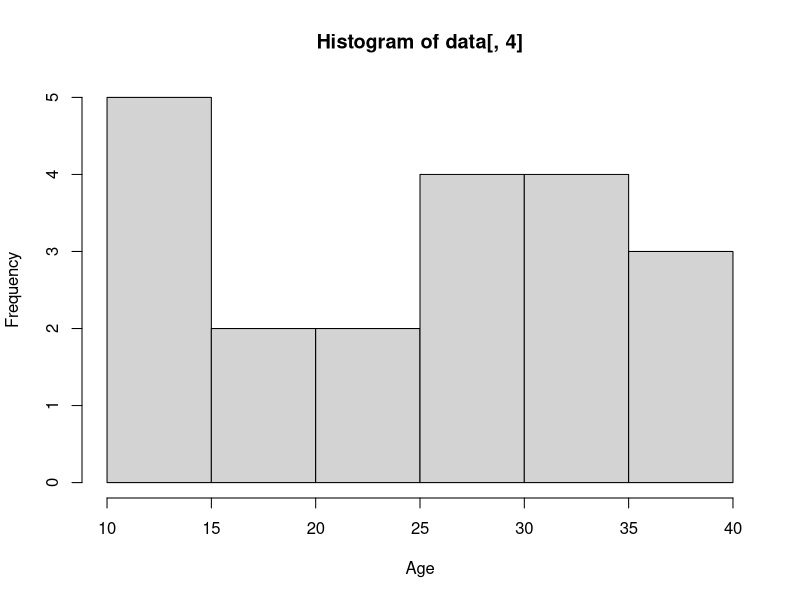
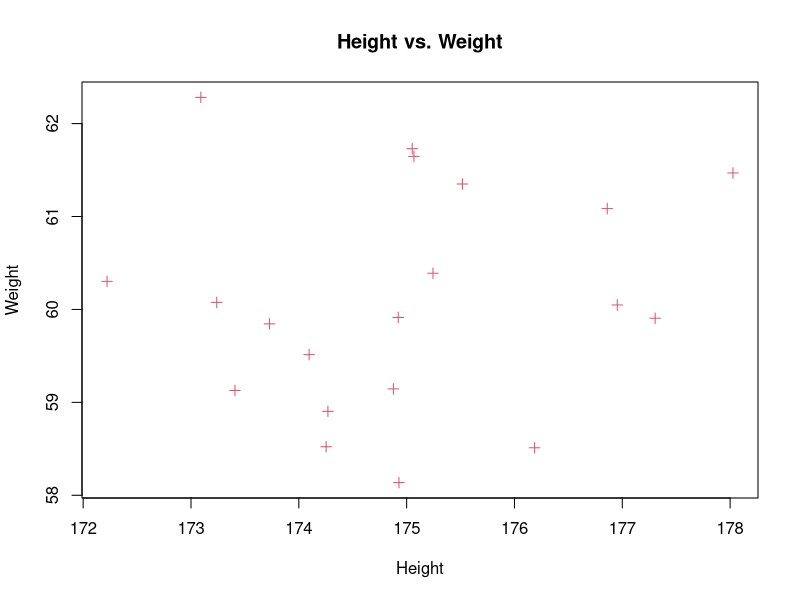
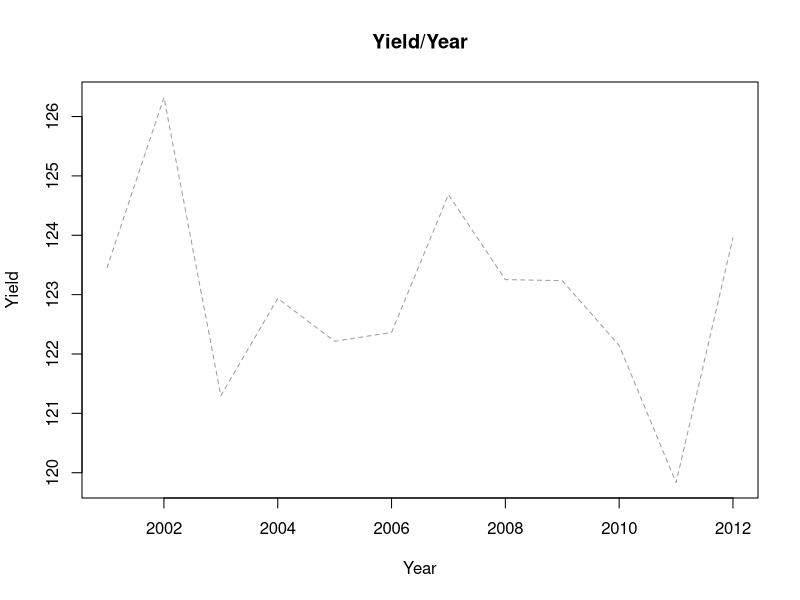

The R source for these figures, in order:
## ---- chunk 1
1 + 2
3 / 2
3 - 5
2 * 2
## ---- chunk 2
Var <- 123
## ---- chunk 3
Var2 = 321
## ---- chunk 4
Var
Var2
## ---- chunk 5
string = "霹靂卡霹靂拉拉波波莉娜貝貝魯多"
typeof(string)
## ---- chunk 6
num = 59.4
typeof(num)
## ---- chunk 7
num2 = 59
typeof(num2)
## ---- chunk 8
x = 23L
typeof(x)
## ---- chunk 9
c(1:5)
## ---- chunk 10
vec = c(1, 2, 4, "mat", 3.3, "stat")
vec
typeof(vec)
## ---- chunk 11
mat = matrix(1:8, ncol = 4, nrow = 2, byrow = TRUE)
mat
typeof(mat)
## ---- chunk 12
x = list(1, 2, 3.5, "matrix", 1L, TRUE)
x
typeof(x)
## ---- chunk 13
df = data.frame("性別" = c("F", "M", "F", "F"),
                "身高" = c(180, 192, 155, 140))
df
typeof(df)
## ---- chunk 14
data = data.frame("Sex" = c(sample(c("F", "M"), size = 20, replace = T, p = c(0.5, 0.5))),
                  "Height" = c(rnorm(20, 175, 2)),
                  "Weight" = c(rnorm(20, 60, 1)),
                  "Age" = c(sample(c(10:40), replace = T, 20)))
data
## ---- chunk 15
hist(data[, 4], xlab = "Age")
## ---- chunk 16
plot(data[, 2], data[, 3], xlab = 'Height', ylab = "Weight", main = "Height vs. Weight", col = 2, pch = 3)
## ---- chunk 17
pro = data.frame("Year" = c(2001:2012), 'Yield' = c(rnorm(12, 123, 2)))
pro
## ---- chunk 18
plot(pro[, 1], pro[, 2], "l", lty = 2, col = 8, xlab = "Year", ylab = "Yield", main = "Yield/Year")
## ---- chunk 19
cars
